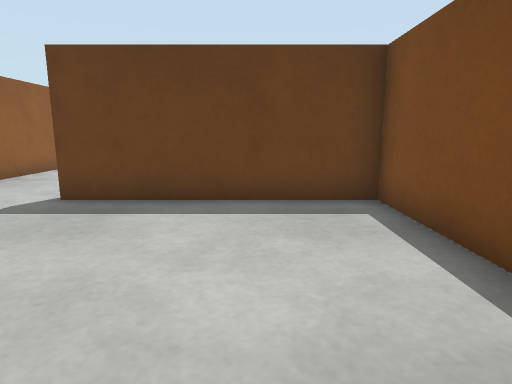
view 1 (above)

14 first-person views from a walk through a Webots world. The camera is 0.27 m above the floor, tilts 10° down and sees 75° across. The floor is counted in squares, 0.2 m on a side. Each view is taken from the middle of a square. On the plan, view 1 faces up. The plan holds only what a view shows up to about 14 squares ahead; the rest is blank. The place goes on beyond the plan. Robots are left out.

view 2
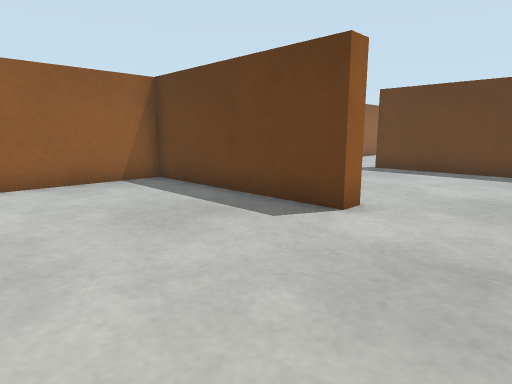

view 3
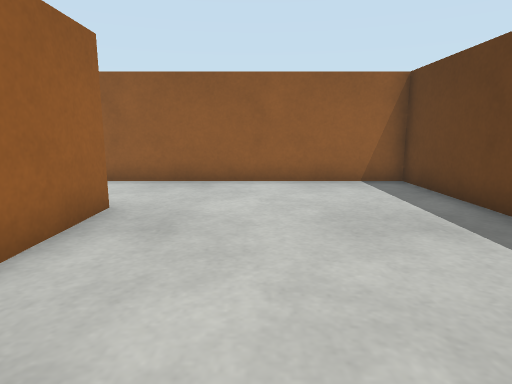

view 4
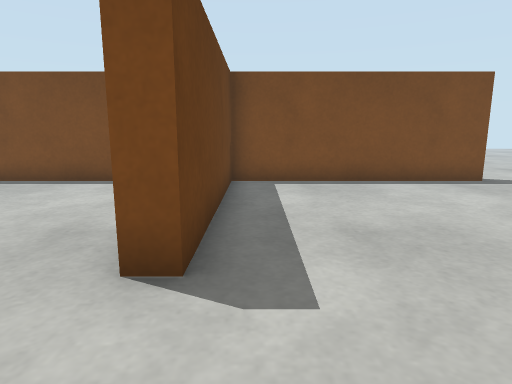

view 5
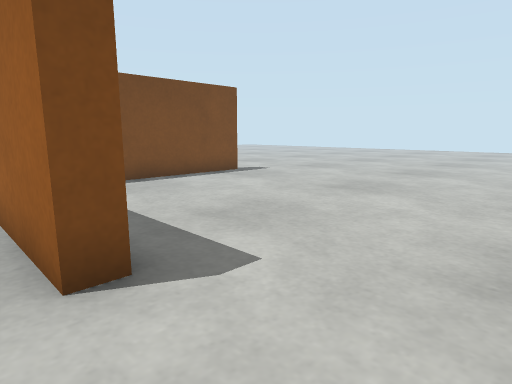

view 6
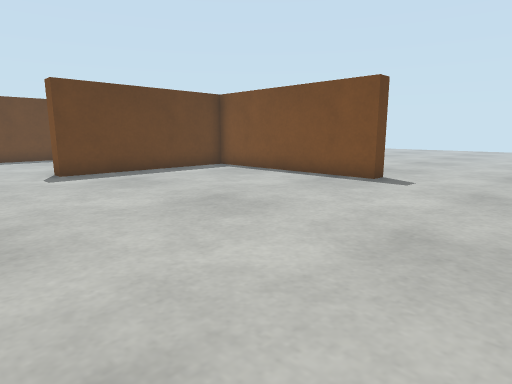

view 7
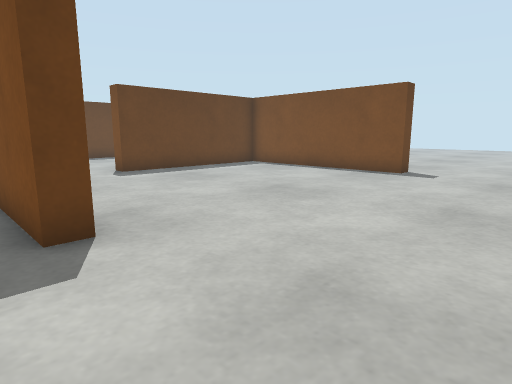

view 8
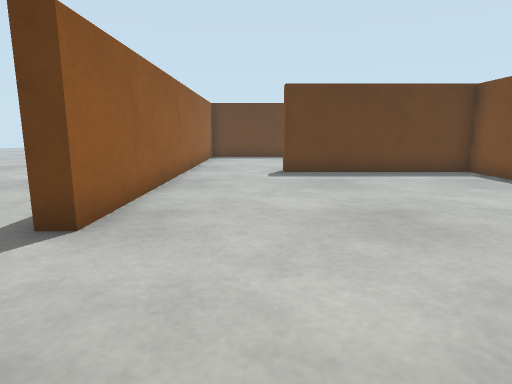

view 9
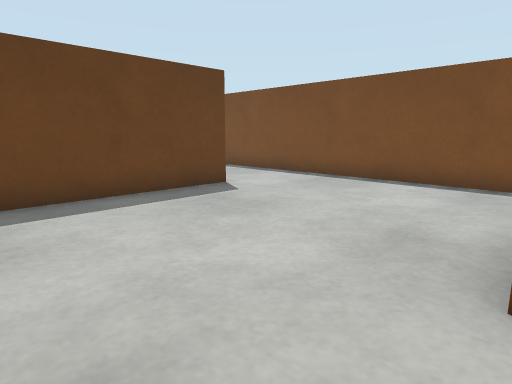

view 10
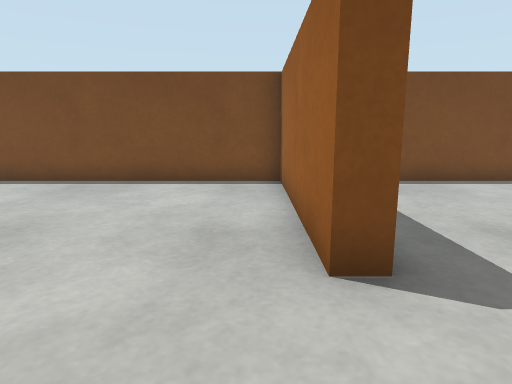

view 11
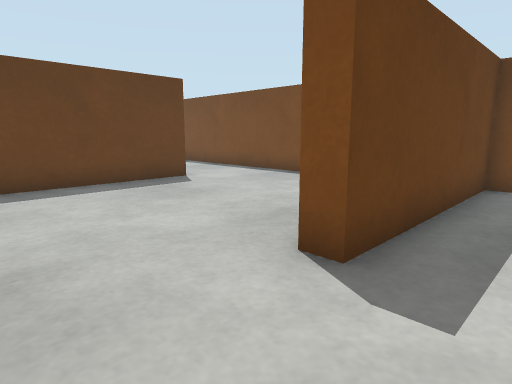

view 12
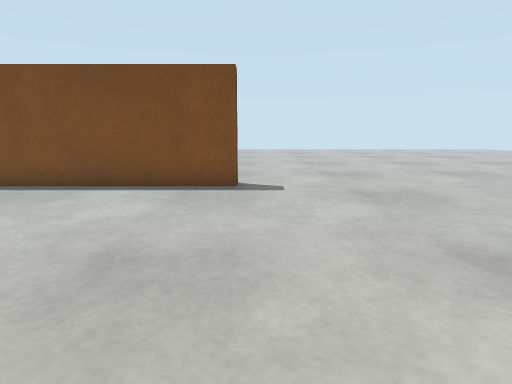

view 13
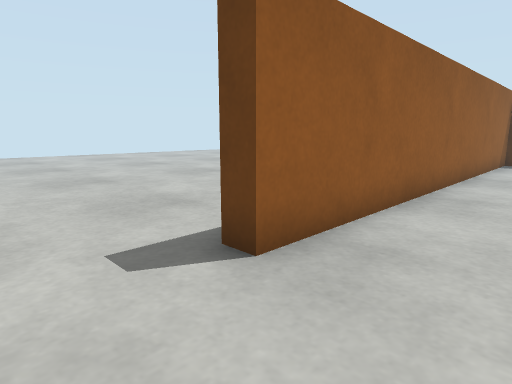

view 14
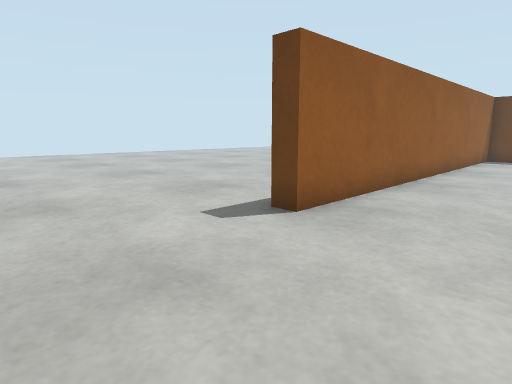

### Floor plan
Key: @ floor where view 1 was taken; # wall or solid block; . floor; G gate.
Columns run from 10 left of view 1 to 10 right of it. Each row starts with its distance up from view 1.
 13   #
 12   #.
 11   #.
 10   #..
  9    ...
  8     ..
  7     ..GGGGGGG#
  6      ........#
  5       .......#
  4        ......#
  3        ......#
  2         .....#
  1         .....#
  0          G@..#
 -1   #GGGGGGG...#
 -2   #..........#
 -3   #..........#
 -4   #..........#
 -5   #..........#
 -6   #..........#
 -7   #..........#
 -8   #...GGGGGGG#
 -9   #..........#
-10   #..........#
-11   #..........#
-12   #..........#
-13   #..........#
-14 ..#..........#  ..
-15 ..#..........#.....
-16 ....................
-17 .....................
-18 .....................
-19 ...................
-20  ..................

Where each view was taken, in squares from view 1:
view 1: 0 up, 0 right, facing up
view 2: 6 down, 2 right, facing up-left
view 3: 5 down, 2 right, facing left
view 4: 9 down, 7 left, facing right
view 5: 7 down, 7 left, facing down-right
view 6: 20 down, 7 left, facing up-right
view 7: 20 down, 9 left, facing up-right
view 8: 20 down, 5 left, facing up
view 9: 8 down, 7 left, facing up-right
view 10: 7 down, 7 left, facing right
view 11: 10 down, 7 left, facing up-right
view 12: 16 down, 6 left, facing right
view 13: 18 down, 5 left, facing up-left
view 14: 20 down, 4 left, facing up-left
